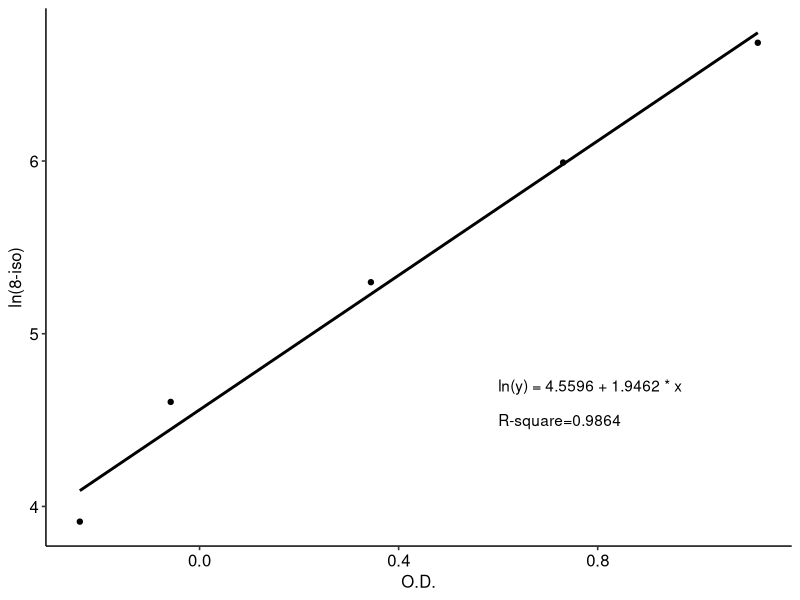
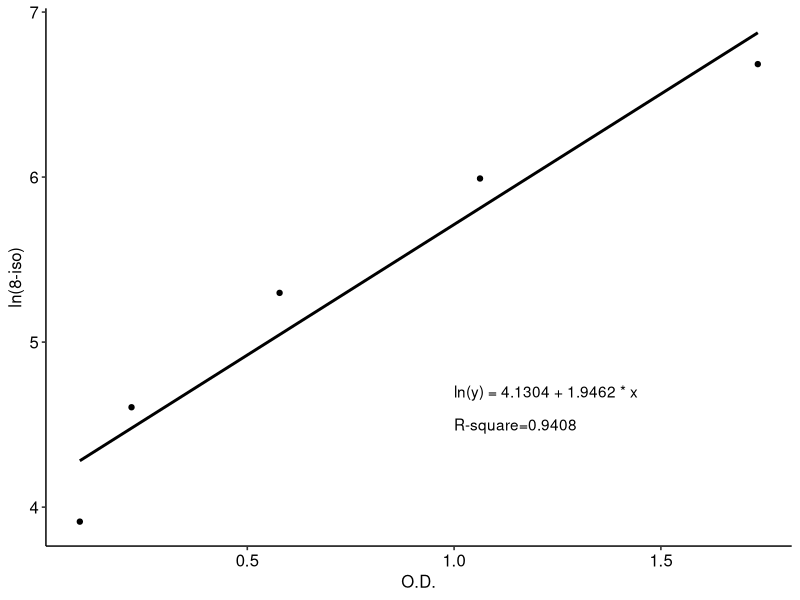

Recreate these plots in R, in order.
# 功能：拟合标准曲线，计算各样品8-iso浓度
# 输出：
# 1. 标准曲线图（包括回归方程及拟合优度），result文件夹下的std_curve_xxx.jpg
# 2. 各实验对象尿样的8-iso浓度表（包括三个小组全部样品），data文件夹下的biomarker.csv

library(tidyverse)

# PART0 原始数据
## 标准管浓度
c_std = c(800, 400, 200, 100, 50)

## 标准管吸光度
abs_std_group_B = c(1.787,1.1154,0.6308,0.2728,0.1478)
abs_std_group_AC = c(1.589, 1.1978, 0.8116, 0.4093, 0.2267)

## 空白管吸光度
abs_blank_group_B = 0.0527
abs_blank_group_AC = 0.4673

# PART1 拟合标准曲线
## 按照说明书，以吸光度O.D.值为X轴，标准品浓度的自然对数为Y轴，拟合标准曲线
x_B = abs_std_group_B - abs_blank_group_B
x_AC = abs_std_group_AC - abs_blank_group_AC
fit_B = lm(log(c_std)~x_B) %>% summary()
fit_AC = lm(log(c_std)~x_AC) %>% summary()

## 绘制标准曲线并保存，注意拟合方程及绘图的Y轴是对数值
### 如下绘制AC两组的标准曲线
plot_AC = ggplot() + 
  geom_point(aes(x=x_AC, y=log(c_std))) + 
  geom_smooth(aes(x=x_AC, y=log(c_std)), method="lm", se=F, color="black") + 
  geom_text(aes(hjust=0, x=0.6, y=4.5, label=paste0("R-square=", round(fit_AC$r.squared*10000)/10000))) + 
  geom_text(aes(hjust=0, x=0.6, y=4.7, label=paste0("ln(y) = ", round(fit_AC$coefficients[1]*10000)/10000, " + ", round(fit_AC$coefficients[2]*10000)/10000, " * x"
  ))) + 
  xlab("O.D.") + 
  ylab("ln(8-iso)") + 
  ggpubr::theme_pubr()

### 如下绘制B组的标准曲线
plot_B = ggplot() + 
  geom_point(aes(x=x_B, y=log(c_std))) + 
  geom_smooth(aes(x=x_B, y=log(c_std)), method="lm", se=F, color="black") + 
  geom_text(aes(hjust=0, x=1, y=4.5, label=paste0("R-square=", round(fit_B$r.squared*10000)/10000))) + 
  geom_text(aes(hjust=0, x=1, y=4.7, label=paste0("ln(y) = ", round(fit_B$coefficients[1]*10000)/10000, " + ", round(fit_AC$coefficients[2]*10000)/10000, " * x"
  ))) + 
  xlab("O.D.") + 
  ylab("ln(8-iso)") + 
  ggpubr::theme_pubr()

### 保存绘图结果
ggsave("result/std_curve_AC.jpg", plot=plot_AC)
ggsave("result/std_curve_B.jpg", plot=plot_B)

# PART3 根据标准曲线，计算样品浓度
## 分别读取AC组、B组样品样品吸光度原始数据
raw_AC = read_csv("data/raw_8isoPGF_group_AC.csv")
raw_B = read_csv("data/raw_8isoPGF_group_B.csv")

## 计算样品中8-iso浓度
raw_AC$PGF = exp(raw_AC$OD * fit_AC$coefficients[2] + fit_AC$coefficients[1])
raw_B$PGF = exp(raw_B$OD * fit_B$coefficients[2] + fit_B$coefficients[1])

## 合并两张数据表
df = bind_rows(raw_AC, raw_B)
df$OD = NULL

## 保存计算结果，所有人（包括ABC三组）的8-iso浓度都在biomarker.csv表里
write_csv(df, "data/biomaker.csv")